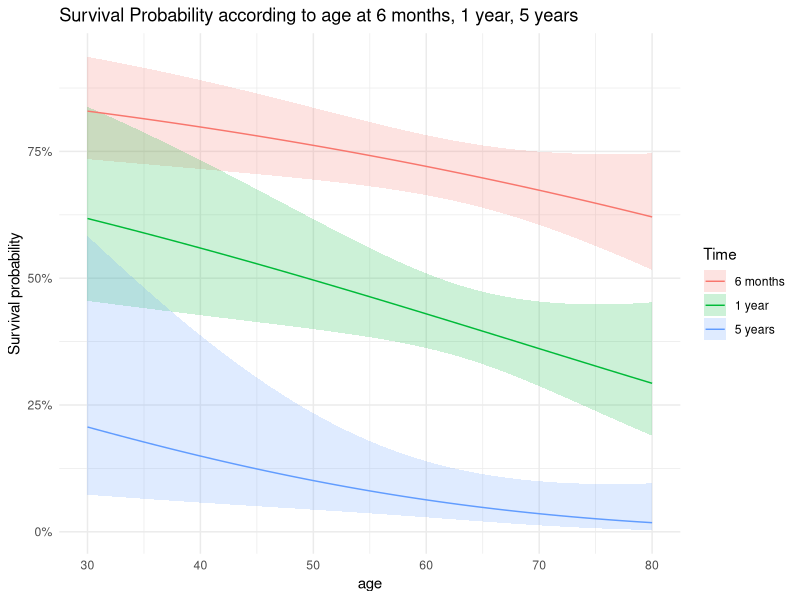

Reproduce this figure in R.
library(survival)
library(ggplot2)

model <- coxph(Surv(time, status) ~ age, data = lung)

newdata <- expand.grid(age = 30:80, time = c(182, 365, 5*365), status = 1)

preds <- predict(model, newdata = newdata, type = 'expected', se.fit = TRUE)

newdata$pred <- exp(-preds$fit)
newdata$upper <- exp(-(preds$fit + 1.96 * preds$se.fit))
newdata$lower <- exp(-(preds$fit - 1.96 * preds$se.fit))



ggplot(newdata, aes(age, pred, color = factor(time))) +
  geom_ribbon(aes(ymax = upper, ymin = lower, fill = factor(time)),
              alpha = 0.2, color = NA) +
  geom_line() +
  scale_fill_discrete('Time', labels = c('6 months', '1 year', '5 years')) +
  scale_color_discrete('Time', labels = c('6 months', '1 year', '5 years')) +
  scale_y_continuous('Survival probability', labels = scales::percent) +
  theme_minimal() +
  ggtitle(paste('Survival Probability according to age',
                'at 6 months, 1 year, 5 years'))